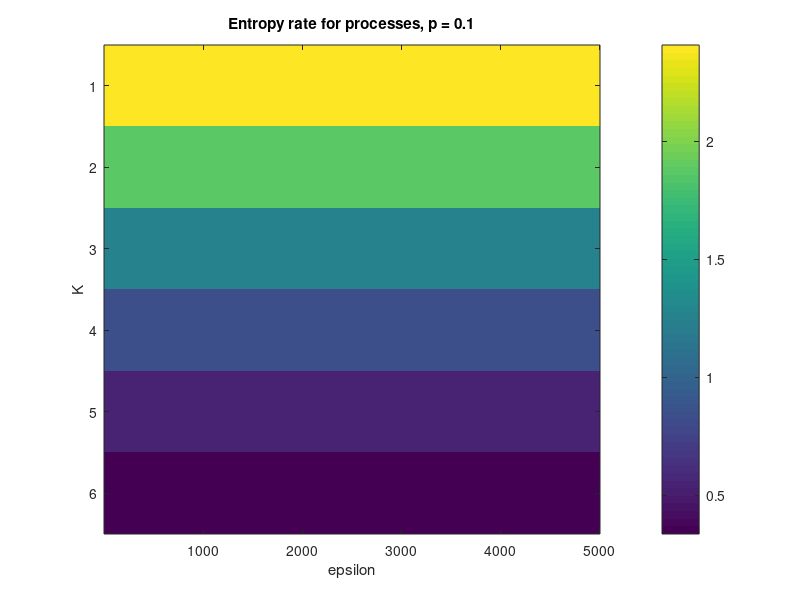
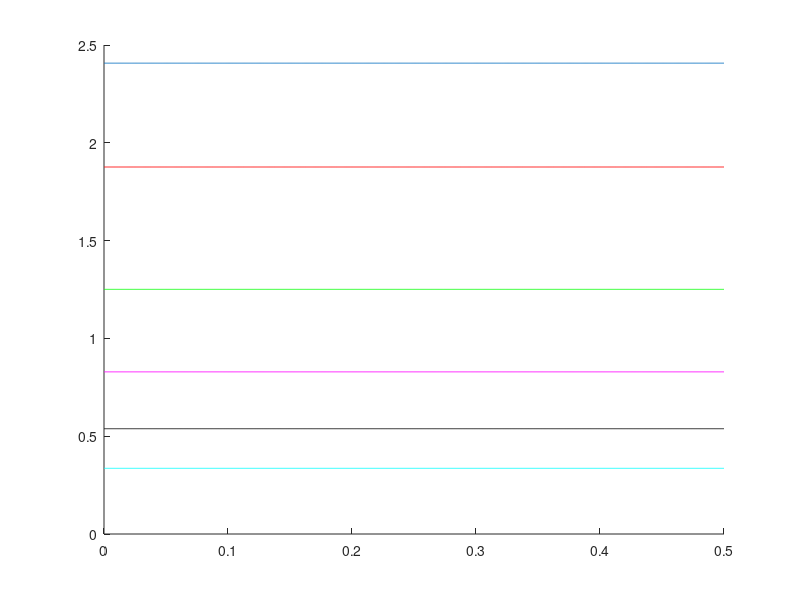

Source code (MATLAB) for these figures, in order: (Note: this script raises an error after producing the figures.)
% Plot the entropy of processes with different noises.
% The model is as follows : 
% p - the transition prob.
% eps - the total noise per-bit
% K - the ratio of not-noised places. K=2,3,...
% The model assumes : On places n = 0 mod K, we have no noise(Y_n = X_n)
% If n != 0 mod K, we have a noise of eps * (K-1) / K. So : 
%   Pr(Y_n = X_n) = 1 - eps*(k-1)/K

eps_tol = 0.0001;

eps_vec = [eps_tol:eps_tol:0.5];  % Vector of epsilons to consider
K_vec = [2:7];    % number of models. 

p = 0.1;   % Currently only one value of P !!!!

loc_ent_vec = zeros(K_vec(end),length(eps_vec));

% Now calculate the entropy (naively ....)
for K=K_vec
    
    NOWKKKKKKK = K 
    loc_eps_vec = eps_vec * (K/(K-1));
        
    % Initilize prob. (y_1|x_0=0) : 
    p_zero =  [1-loc_eps_vec ; loc_eps_vec] * (1-p);
    p_one = [loc_eps_vec; 1-loc_eps_vec] * p;
    
 %   begin_psize = size(p_zero)
 %   begin_psize = size(p_one)
    
    % add the contribution of all the K cases 
    for j=1:K-2  % Note : The last iteration is different !!!!!!
        % Compute the 'convulution' probability conv_prob, which is a
        % function of p, eps and the 'history length'.
        % p_zero + p_one = Pr(y_{1->k} | x_0=0) 
        new_p_zero = p_zero * (1-p) + p_one * p;
        new_p_zero = [new_p_zero .* repmat(1-loc_eps_vec, 2^j, 1); new_p_zero .* repmat(loc_eps_vec, 2^j, 1)];   
        
        new_p_one = p_zero * p + p_one * (1-p);
        new_p_one = [new_p_one .* repmat(loc_eps_vec, 2^j, 1); new_p_one .* repmat(1-loc_eps_vec, 2^j, 1)];   
        
        % update for next round
        p_zero = new_p_zero;
        p_one = new_p_one;
        
    end    
    
    % Now do the last iteration : Here X==Y
    %     # Note : The last iteration is different !!!  because X == Y !!!j := K-1;
    % > for ind from 0 to 2^(j)-1 do 
    % > new_p_zero[ind] := (p_zero[ind] * (1-p) + p_one[ind] * p) * 1;
    % > new_p_zero[2^j+ind] := 0;
    % > new_p_one[ind] := 0;
    % > new_p_one[2^j+ind] := (p_zero[ind] * p + p_one[ind] * (1-p)) * 1;
    % > end do: 
    % > # Now copy back to p_zero and p_one : 
    % > for ind from 0 to 2^(j+1)-1 do 
    % > p_zero[ind] := new_p_zero[ind];
    % > p_one[ind] := new_p_one[ind];
    % > end do:    
    % > # Ended last iteration
    
    j=K-1; 
    new_p_zero = p_zero * (1-p) + p_one * p;
    new_p_zero = [new_p_zero ; new_p_zero .* 0];   
    
    new_p_one = p_zero * p + p_one * (1-p);
    new_p_one = [new_p_one .* 0; new_p_one ];   
    
    % update for next round
    p_zero = new_p_zero;
    p_one = new_p_one;


    
    
            
    % Compute the entropy 
    loc_ent_size = size(loc_ent_vec(K,:))
    p_size = size(new_p_zero + new_p_one)
    entropy_size = size(entropy((new_p_zero + new_p_one)))
    loc_ent_vec(K,:) = (entropy((new_p_zero + new_p_one))) ./ K;    
    
end 


% Now plot the resulting entropies we've got : 
figure; imagesc(loc_ent_vec(2:end,:)); colorbar; xlabel('epsilon'); ylabel('K'); title(['Entropy rate for processes, p = ' num2str(p)]);

% Now plot for comparison the true entropy up to order 11 : First do orders 0-2
true_ent_first_orders = -(p*log(p) + (1-p)*log(1-p)) * (eps_vec .^ 0) + ...
                        2*(1-2*p) * log((1-p)/p) * eps_vec + ... 
                        (-2*(1-2*p) * log((1-p)/p) -  (1-2*p)^2/2*p^2*(1-p)^2) * (eps_vec .^ 2); 
true_ent_first_orders = true_ent_first_orders ./ log(2.0);  % transfer to bits !!!                     


% Now add the orders 3-11 : 
lambda = 1-2*p;

H_4 = 8*(109*lambda^8+20*lambda^6-114*lambda^4-140*lambda^2-3)*lambda^2 / (3*(1-lambda^2)^6);

H_5 = -128*(95*lambda^10+336*lambda^8+762*lambda^6-708*lambda^4-769*lambda^2-100)*lambda^4 / (15*(1-lambda^2)^8);

H_6 = 128*(125*lambda^14-321*lambda^12+9525*lambda^10+16511*lambda^8-7825*lambda^6- ...
17995*lambda^4-4001*lambda^2-115)*lambda^4/ (15*(1-lambda^2)^10);

H_7 = -256*(280*lambda^18-45941*lambda^16-110888*lambda^14+666580*lambda^12+1628568*lambda^10- ...
270014*lambda^8-1470296*lambda^6-524588*lambda^4-37296*lambda^2-245)*lambda^4/ (105*(1-lambda^2)^12);

H_8 = 64*(56*lambda^22-169169*lambda^20-2072958*lambda^18-5222301*lambda^16+12116328*lambda^14+ ...
35666574*lambda^12+3658284*lambda^10-29072946*lambda^8-14556080*lambda^6- ...
1872317*lambda^4-48286*lambda^2-49)*lambda^4/ (21*(1-lambda^2)^14);

H_9 = 2048*(37527*lambda^22+968829*lambda^20+8819501*lambda^18+20135431*lambda^16-23482698*lambda^14- ...
97554574*lambda^12-30319318*lambda^10+67137630*lambda^8+46641379*lambda^6+8950625*lambda^4+ ...
495993*lambda^2+4683)*lambda^6/ (63*(1-lambda^2)^16);

H_10 = -2048*(38757*lambda^26+1394199*lambda^24+31894966*lambda^22+243826482*lambda^20+ ...
571835031*lambda^18-326987427*lambda^16-2068579420*lambda^14-1054659252*lambda^12+ ...
1173787011*lambda^10+1120170657*lambda^8+296483526*lambda^6+26886370*lambda^4+ ...
684129*lambda^2+2187)*lambda^6/ (45*(1-lambda^2)^18);

H_11 = 8192*(98142*lambda^30-1899975*lambda^28+92425520*lambda^26+3095961215*lambda^24+ ...
25070557898*lambda^22+59810870313*lambda^20-11635283900*lambda^18-173686662185*lambda^16- ...
120533821070*lambda^14+74948247123*lambda^12+102982107048*lambda^10+35567469125*lambda^8+ ...
4673872550*lambda^6+217466315*lambda^4+2569380*lambda^2+2277)*lambda^6/ (495*(1-lambda^2)^20);


true_ent_first_orders = true_ent_first_orders + (-16*(5*lambda^4-10*lambda^2-3)*lambda^2 / (3*(1-lambda^2)^4)) * (eps_vec .^ 3) + ...
                  H_4 * (eps_vec .^ 4) + H_5 * (eps_vec .^ 5) + H_6 * (eps_vec .^ 6) + H_7 * (eps_vec .^ 7) + H_8 * (eps_vec .^ 8); % + ...
%                 H_9 * (eps_vec .^ 9) +  H_10 * (eps_vec .^ 10) +  H_11 * (eps_vec .^ 11);    

figure; hold on; plot(eps_vec, loc_ent_vec(2,:)); plot(eps_vec, loc_ent_vec(3,:), 'r'); 
plot(eps_vec, loc_ent_vec(4,:), 'g'); plot(eps_vec, loc_ent_vec(5,:), 'm'); plot(eps_vec, loc_ent_vec(6,:), 'k');  plot(eps_vec, loc_ent_vec(7,:), 'c'); 
% plot(eps_vec, true_ent_first_orders, '--');
legend('K=2', 'K=3', 'K=4', 'K=5', 'K=6','K=7', 2); % 'True Order 8', 2); 
title(['Entropy rate for p=' num2str(p)]); xlabel('eps'); ylabel('entropy rate');

% 
% figure; hold on; plot(eps_vec(1:500), loc_ent_vec(2,1:500)); plot(eps_vec(1:500), loc_ent_vec(3,1:500), 'r'); 
% plot(eps_vec(1:500), loc_ent_vec(4,1:500), 'g'); plot(eps_vec(1:500), loc_ent_vec(5,1:500), 'm'); 
% plot(eps_vec(1:500), loc_ent_vec(6,1:500), 'k');  plot(eps_vec(1:500), loc_ent_vec(7,1:500), 'c'); 
% plot(eps_vec(1:500), true_ent_first_orders(1:500), '--');
% legend('K=2', 'K=3', 'K=4', 'K=5', 'K=6','K=7', 'True Order 2', 2); title(['Entropy rate for p=' num2str(p)]); xlabel('eps'); ylabel('entropy rate');

                    